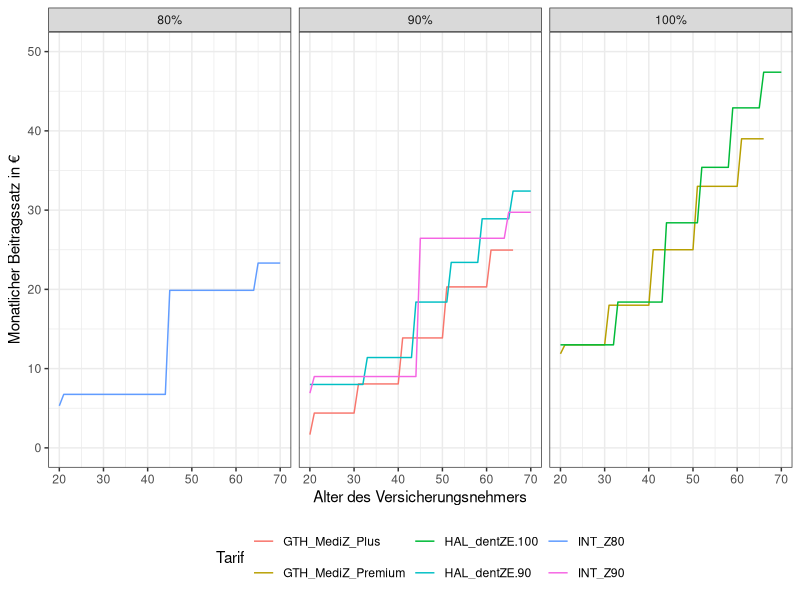
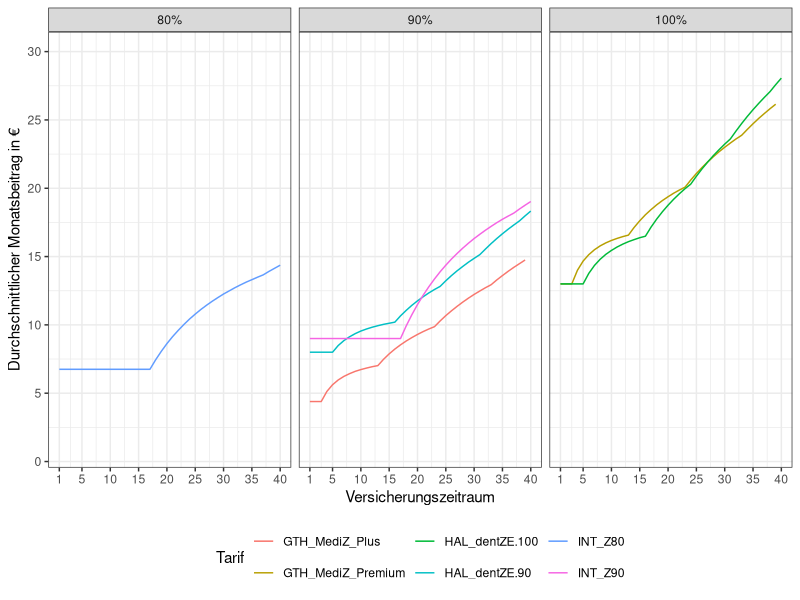
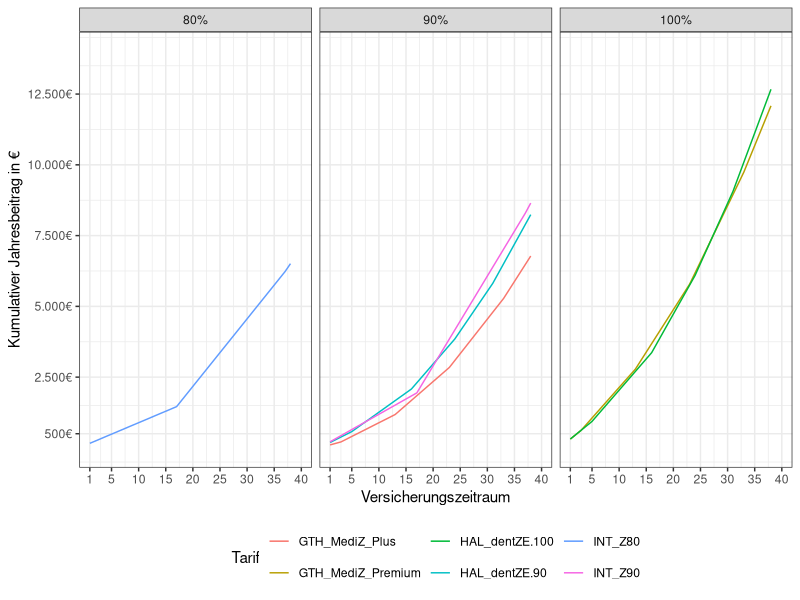
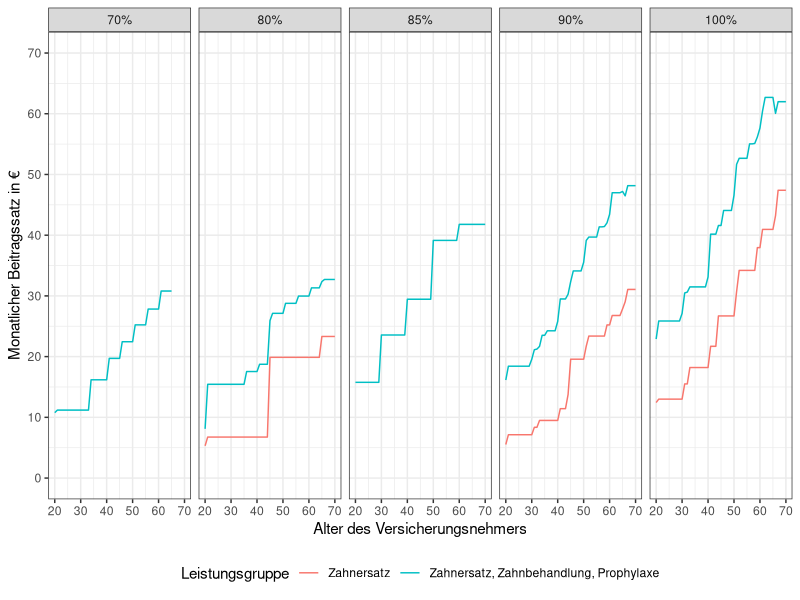
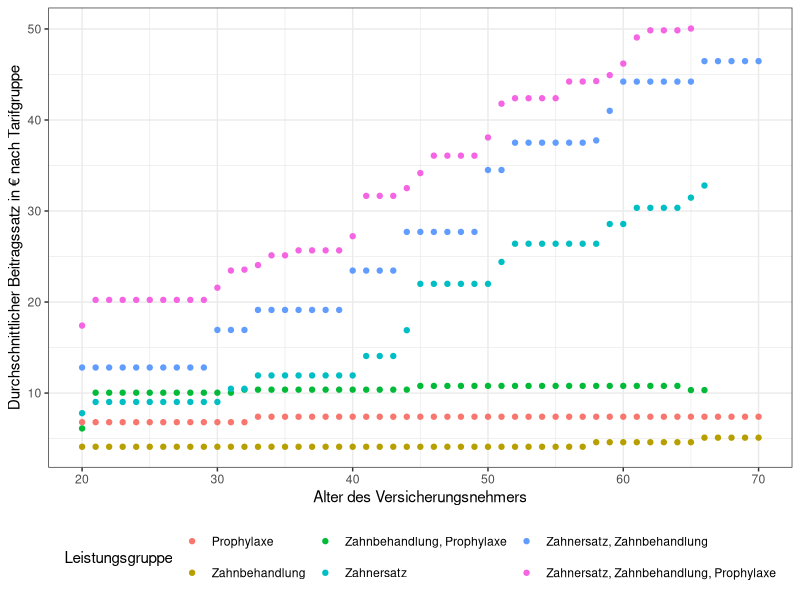

These charts were generated, in order, by the following R code:
## ---- chunk 1
knitr::opts_chunk$set(fig.align = "center", collapse = TRUE)

# Benötigte R-Pakete
library(tidyverse)
library(knitr)
library(kableExtra)

# 1. Allgemeine Tarifinformationen
Tarife <- read_delim("data/zzv_tarife.csv", 
                     delim=";", locale=locale(decimal_mark = ",", encoding = "latin1"))

# %-Zahnersatz zu Faktor konvertieren
Tarife$Zahnersatz <- as.factor(Tarife$Zahnersatz)

# 2. Beitragsentwicklung der Tarife zwischen 20. und 70. Lebensjahr
Beitrag.Wide <- read_delim("data/zzv_beitraege.csv",
                           delim=";", locale=locale(decimal_mark = ","))

# ggplot Layout festlegen
theme_set(theme_bw())
## ---- chunk 2
kable(Tarife) %>%
  kable_styling(bootstrap_options = c("responsive"),
                full_width = T, font_size = 10) %>%
  scroll_box(width = "100%", height = "300px")
## ---- chunk 3
kable(Beitrag.Wide) %>%
  kable_styling(bootstrap_options = c("responsive"),
                full_width = T, font_size = 10) %>%
  scroll_box(width = "100%", height = "300px")
## ---- chunk 4
# Reshapen der Beitrage Wide to Long
Beitrag.Long <- gather(Beitrag.Wide, -Alter, 
                              key = "Tarif", 
                              value = "Beitrag")

# Jahresbeitrag generieren
Beitrag.Long <- Beitrag.Long %>%
  mutate(Beitrag_Jahr = Beitrag*12) 

# Allgemeine Tarifmerkmale anspielen
Tarife.Beitrag <- Tarife %>%
  select(Versicherer, Tarif, Gruppe, Zahnersatz) %>%
  left_join(Beitrag.Long, by="Tarif") %>%
  as_tibble()
## ---- chunk 5
kable(Tarife.Beitrag[1:100,]) %>%
  kable_styling(bootstrap_options = c("responsive"),
                full_width = T, font_size = 10) %>%
  scroll_box(width = "100%", height = "300px")
## ---- chunk 6
# Eingaben
alter_eintritt <- 27 # Eintrittsalter
alter_grenze <- 65 # Austrittsalter

# Berechnung: durchschnittlicher Monatlicher Beitrag über Versicherungszeitraum
Vers.Dauer.Mittel <- list()
for (i in alter_eintritt+1:alter_grenze){
  alter_austritt <- i
  Vers.Dauer.Mittel[[i]] <- Beitrag.Long %>%
    filter(Alter >= alter_eintritt & Alter <= alter_austritt) %>%
    group_by(Tarif) %>%
    summarise(Beitrag_Durchschnitt = round(mean(Beitrag), digits=2)) %>%
    mutate(Laufzeit = alter_austritt - alter_eintritt) 
}

# Liste zu Data Frame konvertieren
Vers.Dauer.Mittel <- bind_rows(Vers.Dauer.Mittel)

# Allgemeine Tarifmerkmale anspielen
Vers.Dauer.Mittel <- Tarife %>%
  select(Versicherer, Tarif, Gruppe, Zahnersatz) %>%
  left_join(Vers.Dauer.Mittel, by="Tarif")
## ---- chunk 7
# Eingaben
alter_eintritt <- 27
alter_grenze <- 65

# Berechnung: Kumulativer Jahresbeitrag über Versicherungszeitraum
Vers.Dauer.Kumulativ <- list()
for (i in 28:alter_grenze){
  alter_austritt <- i
  Vers.Dauer.Kumulativ[[i]] <- Beitrag.Long %>%
    filter(Alter >= alter_eintritt & Alter <= alter_austritt) %>%
    group_by(Tarif) %>%
    summarise(Beitrag_Gesamt = sum(Beitrag_Jahr)) %>%
    mutate(Laufzeit = alter_austritt - alter_eintritt) 
}

# Liste zu Data Frame konvertieren
Vers.Dauer.Kumulativ <- bind_rows(Vers.Dauer.Kumulativ)

# Allgemeine Tarifmerkmale anspielen
Vers.Dauer.Kumulativ <- Tarife %>%
  select(Versicherer, Tarif, Gruppe, Zahnersatz) %>%
  left_join(Vers.Dauer.Kumulativ, by="Tarif")
## ---- chunk 8
kable(table(Tarife$Gruppe, dnn = c("Leistungsgruppe"))) %>%
  kable_styling(bootstrap_options = c("responsive"),
                full_width = T, font_size = 10)
## ---- chunk 9
Tarife.Beitrag %>%
  mutate(Zahnersatz = fct_relevel(Zahnersatz,
                                  "70%","80%","85%","90%","100%")) %>%
  filter(Gruppe == "Zahnersatz") %>% 
  ggplot(aes(x = Alter, y = Beitrag, color = Tarif)) +
  geom_line() +
  facet_grid(. ~ Zahnersatz) +
  scale_y_continuous(breaks = c(0,10,20,30,40,50), limits = c(0,50)) +
  labs(x = "Alter des Versicherungsnehmers",
       y = "Monatlicher Beitragssatz in €") +
  theme(legend.position = "bottom", legend.direction = "horizontal")
## ---- chunk 10
Vers.Dauer.Mittel %>%
  mutate(Zahnersatz = fct_relevel(Zahnersatz,
                                  "70%","80%","85%","90%","100%")) %>%
  filter(Gruppe == "Zahnersatz") %>% 
  ggplot(aes(x=Laufzeit, y=Beitrag_Durchschnitt, color=Tarif)) + 
  geom_line() +
  facet_grid(. ~ Zahnersatz) +
  scale_x_continuous(breaks = c(1,5,10,15,20,25,30,35,40), limits = c(1,40)) +
  scale_y_continuous(breaks = c(0,5,10,15,20,25,30), limits = c(1,30)) +
  labs(x = "Versicherungszeitraum",
       y = "Durchschnittlicher Monatsbeitrag in €") +
  theme(legend.position = "bottom", legend.direction = "horizontal")
## ---- chunk 11
Vers.Dauer.Kumulativ %>%
  mutate(Zahnersatz = fct_relevel(Zahnersatz,
                                  "70%","80%","85%","90%","100%")) %>%
  filter(Gruppe == "Zahnersatz") %>%
  ggplot(aes(x=Laufzeit, y=Beitrag_Gesamt, color=Tarif)) + 
  geom_line() +
  facet_grid(. ~ Zahnersatz) +
  scale_x_continuous(breaks = c(1,5,10,15,20,25,30,35,40), limits = c(1,40)) +
  scale_y_continuous(breaks = c(500,2500,5000,7500,10000,12500), 
                     limits = c(1,14000), 
                     labels = scales::dollar_format(big.mark = ".", decimal.mark = ",",
                                                    suffix = "€", prefix = "")) +
  labs(x = "Versicherungszeitraum",
       y = "Kumulativer Jahresbeitrag in €") +
  theme(legend.position = "bottom", legend.direction = "horizontal")
## ---- chunk 12
Tarife.Beitrag %>%
  mutate(Zahnersatz = fct_relevel(Zahnersatz,
                                  "70%","80%","85%","90%","100%")) %>%
  filter(Gruppe %in% c("Zahnersatz, Zahnbehandlung, Prophylaxe","Zahnersatz")) %>% 
  group_by(Alter, Gruppe, Zahnersatz) %>%
  summarise(mean_beitrag = mean(Beitrag, na.rm=T)) %>%
  ggplot(aes(x = Alter, y = mean_beitrag, color = Gruppe)) +
  geom_line() +
  facet_grid(. ~ Zahnersatz) +
  scale_y_continuous(breaks = c(0,10,20,30,40,50,60,70), limits = c(0,70)) +
  labs(x = "Alter des Versicherungsnehmers",
       y = "Monatlicher Beitragssatz in €",
       color = "Leistungsgruppe") +
  theme(legend.position = "bottom", legend.direction = "horizontal")
## ---- chunk 13
Tarife.Beitrag %>%
  group_by(Alter, Gruppe) %>%
  summarise(mean_Beitrag = mean(Beitrag)) %>%
  ggplot(aes(x = Alter, y = mean_Beitrag, color = Gruppe)) +
  geom_point() +
  labs(x = "Alter des Versicherungsnehmers",
       y = "Durchschnittlicher Beitragssatz in € nach Tarifgruppe",
       color = "Leistungsgruppe") +
  theme(legend.position = "bottom", legend.direction = "horizontal")
